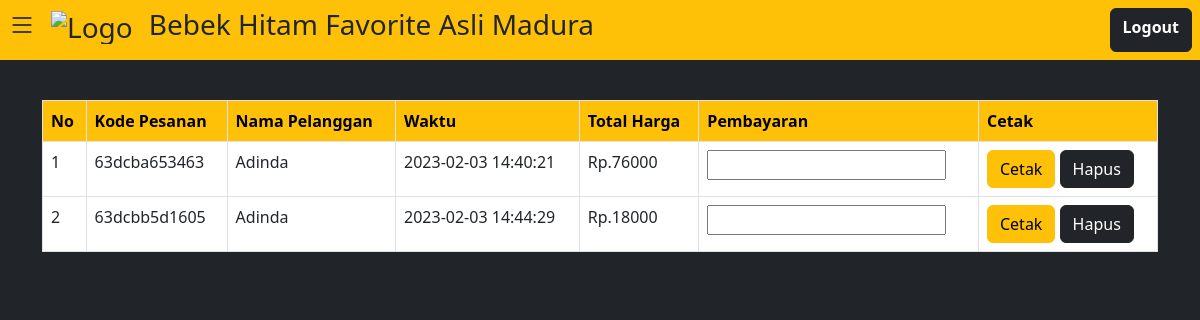
The app's page /Bebekfavorite/index.php?transaksi (signed in) with its own data.
### tables this page shows
CREATE TABLE `transaksi` (
  `id_transaksi` int(11) NOT NULL,
  `kode_pesanan` varchar(12) NOT NULL,
  `nama_pelanggan` varchar(50) NOT NULL,
  `waktu` datetime NOT NULL
);

### Bebekfavorite/function.php (called while the page is built, shortened)
<?php
$koneksi = mysqli_connect("localhost", "root", "", "bebekfavorit");
function ambil_data($query)
{
    global $koneksi;
    $db = [];
    $sql_query = mysqli_query($koneksi, $query);
    while ($q = mysqli_fetch_assoc($sql_query)) {
        array_push($db, $q);
    }
    return $db;
}

### Bebekfavorite/halaman/transaksi.php (the view, shortened to what this page needs)
<table class="table table-bordered table-hover" style="margin-top: 100px;">
    <tr class="text-bg-warning">
        <th>No</th>
        <th>Kode Pesanan</th>
        <th>Nama Pelanggan</th>
        <th>Waktu</th>
        <th>Total Harga</th>
        <th>Pembayaran</th>
        <th>Cetak</th>
    </tr>
    <?php $i = 1;
    foreach ($menu as $m) {
        $kode_pesanan = $m["kode_pesanan"];
        $total_pembayaran = ambil_data("SELECT DISTINCT * FROM pesanan
    JOIN transaksi ON (pesanan.kode_pesanan = transaksi.kode_pesanan)
    JOIN menu ON (menu.kode_menu = pesanan.kode_menu)
    WHERE transaksi.kode_pesanan = '$kode_pesanan'");
    ?>
        <form action="cetak.php" target="_blank" method="GET">
            <tr style="background-color: white;">
                <td><?= $i; ?></td>
                <td><?= $m["kode_pesanan"]; ?></td>
                <td><?= $m["nama_pelanggan"]; ?></td>
                <td><?= $m["waktu"]; ?></td>
                <td>
                    <?php
                    $total = 0;
                    foreach ($total_pembayaran as $tp) {
                        $total += $tp["qty"] * $tp["harga"];
                    }
                    echo "Rp." . $total;
                    ?>
                </td>
                <td><input name="pembayaran" min="0" type="number"></td>
                <td>
                    <button class="btn btn-warning">Cetak</button>
                    <a class="btn btn-dark" href="hapus.php?kode_pesanan=<?= $m["kode_pesanan"]; ?>" onclick="return confirm('Hapus Data Transaksi?')">Hapus</a>
                </td>
            </tr>
        </form>
    <?php $i++;
    } ?>
</table>

### records on screen
transaksi: kode_pesanan "63dcba653463", nama_pelanggan "Adinda", waktu "2023-02-03 14:40:21", total "76000"
transaksi: kode_pesanan "63dcbb5d1605", nama_pelanggan "Adinda", waktu "2023-02-03 14:44:29", total "18000"
